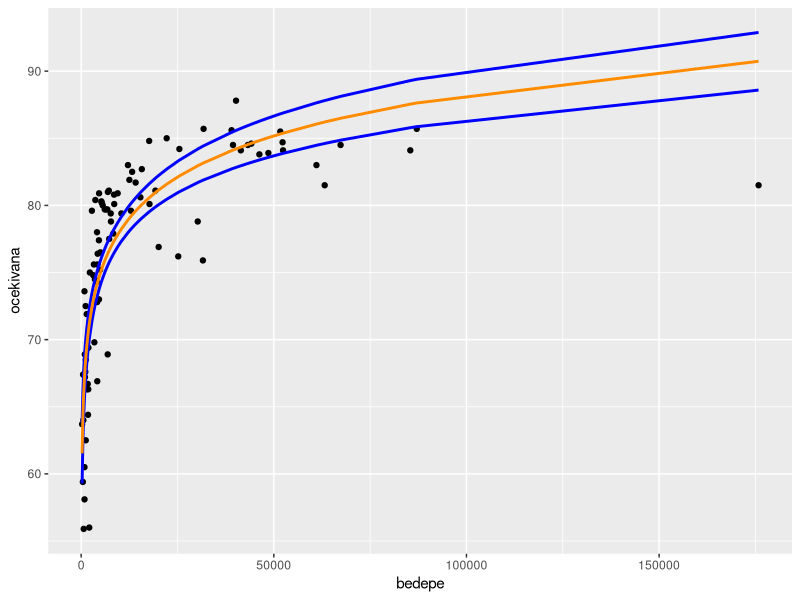
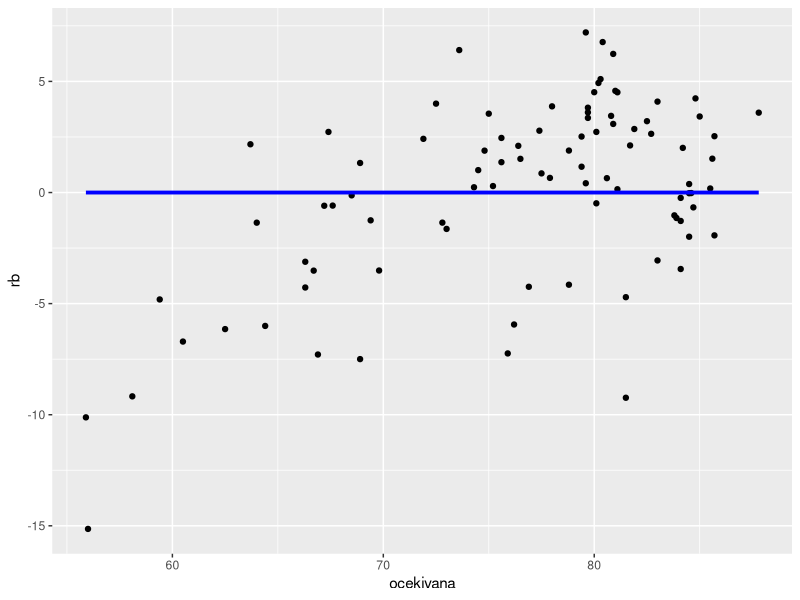
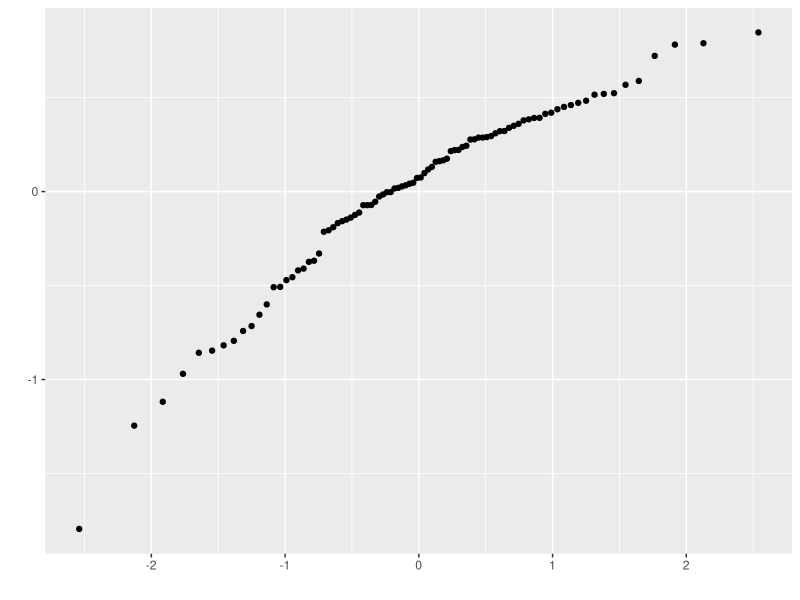
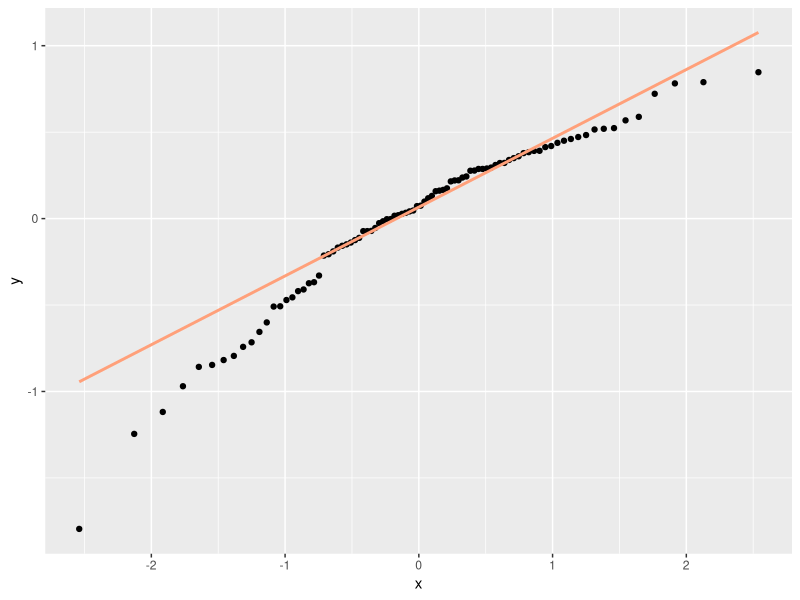

The R source for these figures, in order:
library(readxl)
library(tidyverse)
library(modeldata)
library(ggplot2)

data <- read_excel("Tablica_podatci1.xlsx")

bedepe<-data$vrijednost
log<-data$logBDP
ocekivana<-data$brojdob

##graf sa vracenom supst z=e^x
regr=lm(ocekivana~log)

summary(regr)

pc=predict(regr,interval="confidence")

h<-pc[,1]
hb<-unname(h,force = FALSE)

f<-pc[,2]
fb<-unname(f, force = FALSE)

g<-pc[,3]
gb<-unname(g, force = FALSE)


ggplot()+
  geom_point(data,mapping=aes(x=bedepe,y=ocekivana),color="black")+
  geom_line(data,mapping=aes(x=bedepe,y=fb),color="blue",lwd=1)+
  geom_line(data,mapping=aes(x=bedepe,y=gb),color="blue",lwd=1)+
  geom_line(data,mapping=aes(x=bedepe,y=hb),color="darkorange",lwd=1)

r<-regr$residuals
rb<-unname(r, force = FALSE)


naz<-sqrt(hb)

stanrez<-rb/naz

ggplot()+
  geom_point(data,mapping=aes(x=ocekivana,y=rb),color="black")+
  geom_line(data,mapping=aes(x=ocekivana,y=0),color="blue",lwd=1.3)

qplot(sample=stanrez)
ggplot(data, aes(sample=stanrez))+
  geom_qq()+
  geom_qq_line(col="lightsalmon", lwd=1)
